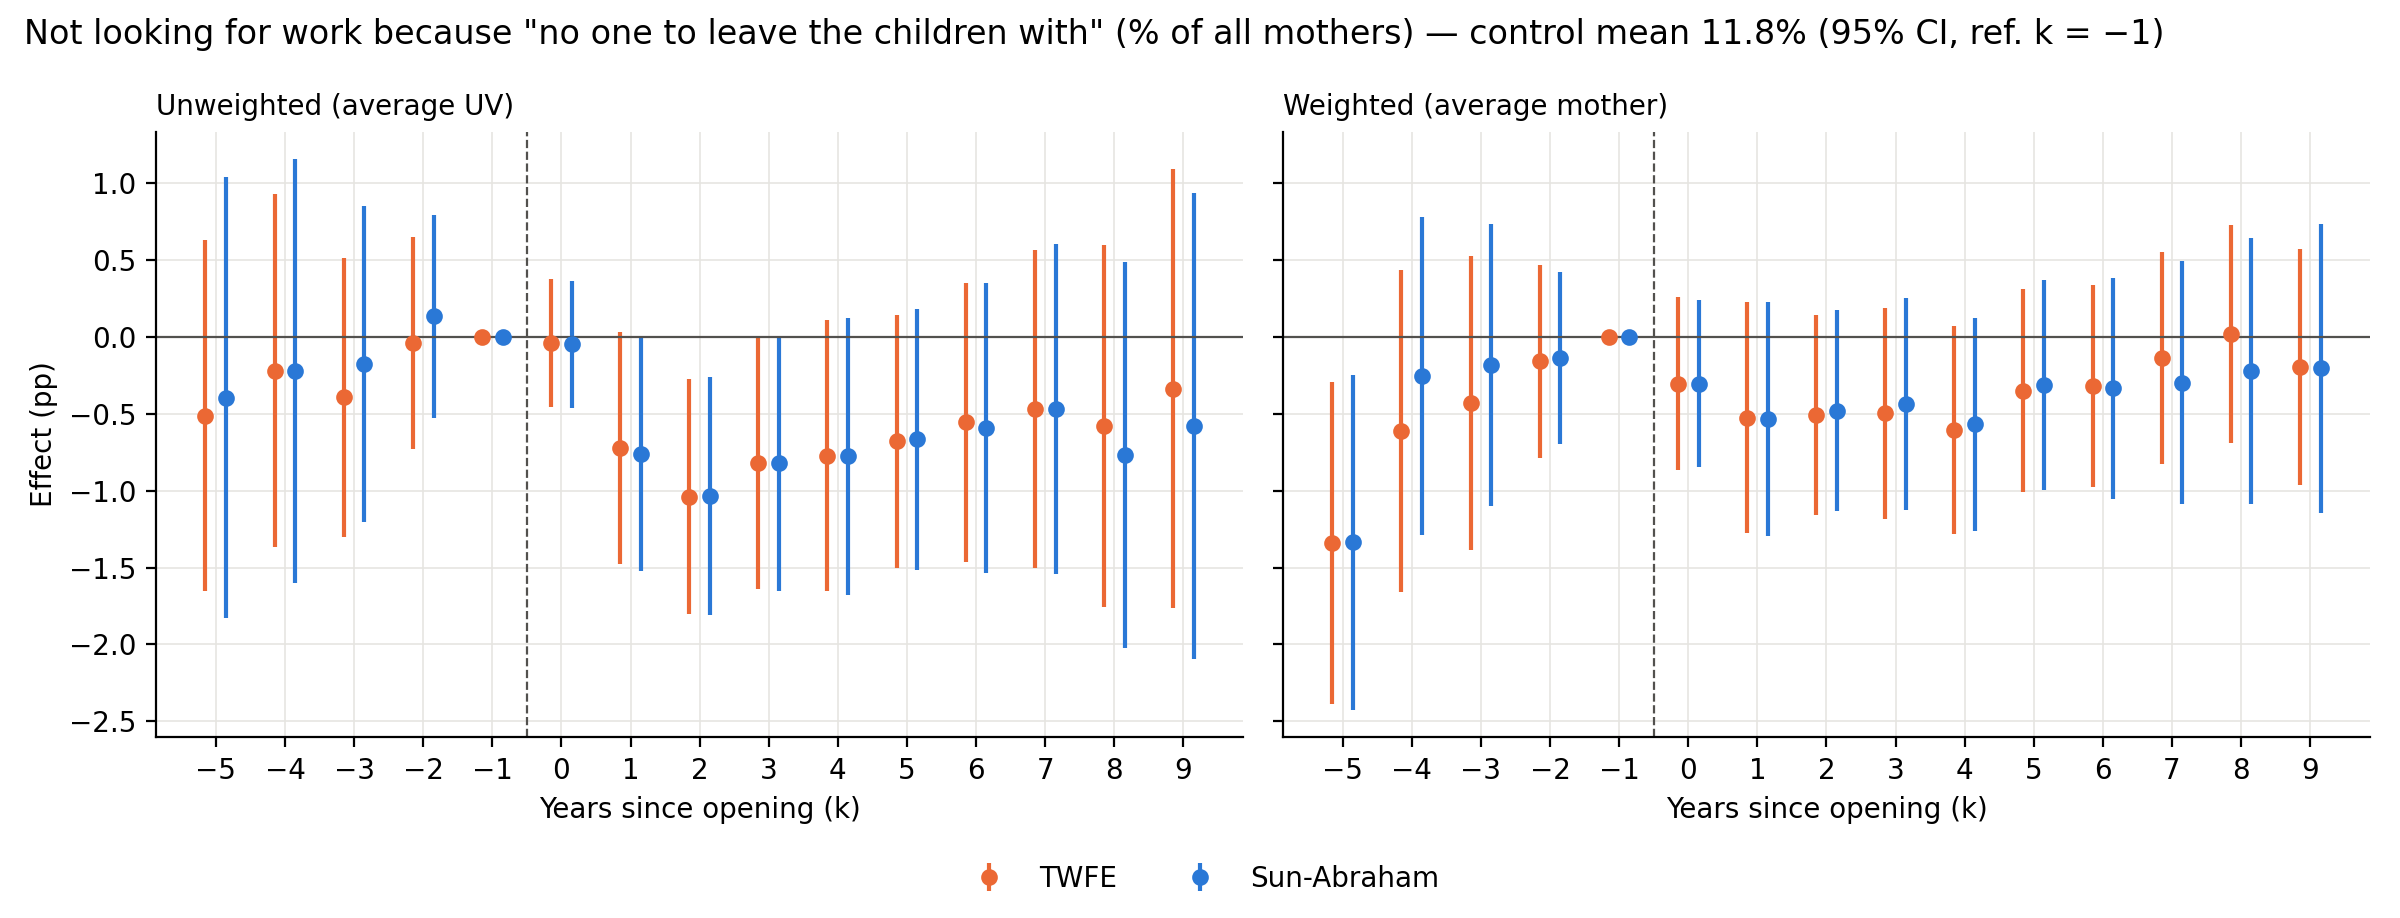

This figure's Python source:
# English version of rsh_01_eventstudy.py, 'cuida' outcome only (same content, labels translated for slides)
# Horas y variables RSH: un gráfico por outcome, TWFE vs Sun-Abraham, sin ponderar y ponderado (coefs_horas.csv)
import os, pandas as pd, matplotlib.pyplot as plt
os.chdir(os.path.join(os.path.dirname(os.path.abspath(__file__)), '..'))  # corre desde RIS/20261006
plt.rcParams.update({'font.size':10,'axes.spines.top':False,'axes.spines.right':False,'axes.grid':True,'grid.color':'#e6e5e1','grid.linewidth':0.6})
AZUL, NAR, GRIS = '#2a78d6', '#eb6834', '#52514e'
d = pd.read_csv('coefs_horas.csv')
d = d[d.k.between(-5, 9)].copy()

def grafico(y, titulo, f, ylab, archivo):
    x = d[d.outcome==y].copy(); x['b'] = x.b*f; x['se'] = x.se*f
    fig, axs = plt.subplots(1, 2, figsize=(12,4.6), sharey=True)
    for ax, sfx, tit in [(axs[0], '', 'Unweighted (average UV)'), (axs[1], '_w', 'Weighted (average mother)')]:
        for m, col, dx, lab in [(f'twfe{sfx}_rsh', NAR, -0.15, 'TWFE'), (f'sa{sfx}_rsh', AZUL, 0.15, 'Sun-Abraham')]:
            z = x[x.modelo==m].sort_values('k')
            ax.errorbar(z.k + dx, z.b, yerr=1.96*z.se, fmt='o', color=col, ms=5, elinewidth=1.5, capsize=0, label=lab)
        ax.axhline(0, color=GRIS, lw=0.8); ax.axvline(-0.5, color=GRIS, ls='--', lw=0.8)
        ax.set_xticks(range(-5, 10)); ax.set_xlabel('Years since opening (k)')
        ax.set_title(tit, loc='left', fontsize=10)
    axs[0].set_ylabel(ylab)
    h, l = axs[0].get_legend_handles_labels(); fig.legend(h, l, loc='lower center', ncol=2, frameon=False)
    m0 = x[x.modelo=='sa_rsh'].media_ctrl.iloc[0]*f
    fig.suptitle(f'{titulo} — control mean {m0:.1f}{" h" if f==1 else "%"} (95% CI, ref. k = −1)', x=0.01, ha='left')
    fig.tight_layout(rect=(0, 0.07, 1, 1)); fig.savefig(archivo, dpi=200)

grafico('cuida', 'Not looking for work because "no one to leave the children with" (% of all mothers)', 100, 'Effect (pp)', 'graficos/rsh_01c_cuida_en.png')
